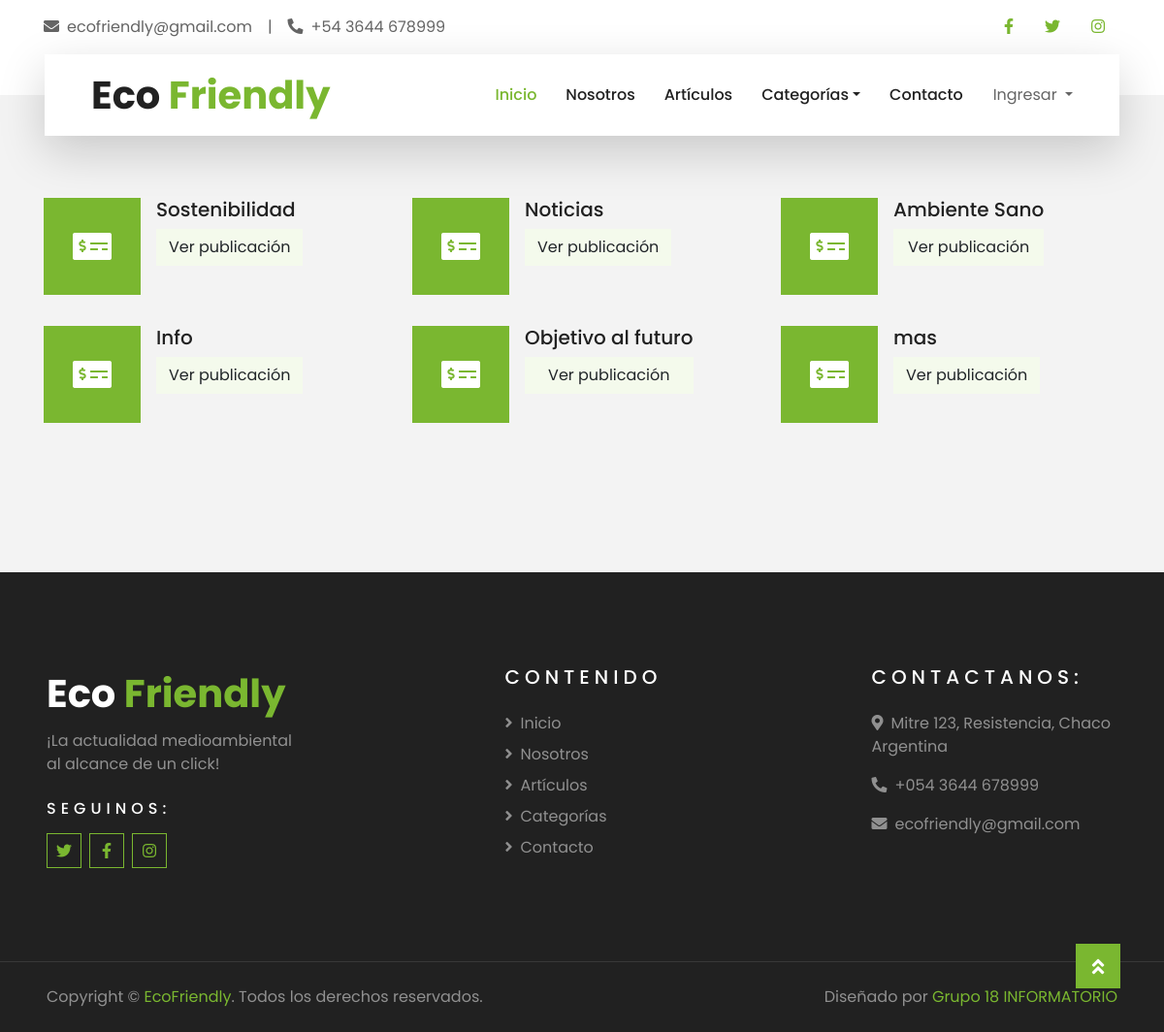
The page /posts/categorias/ on the database as committed earlier.
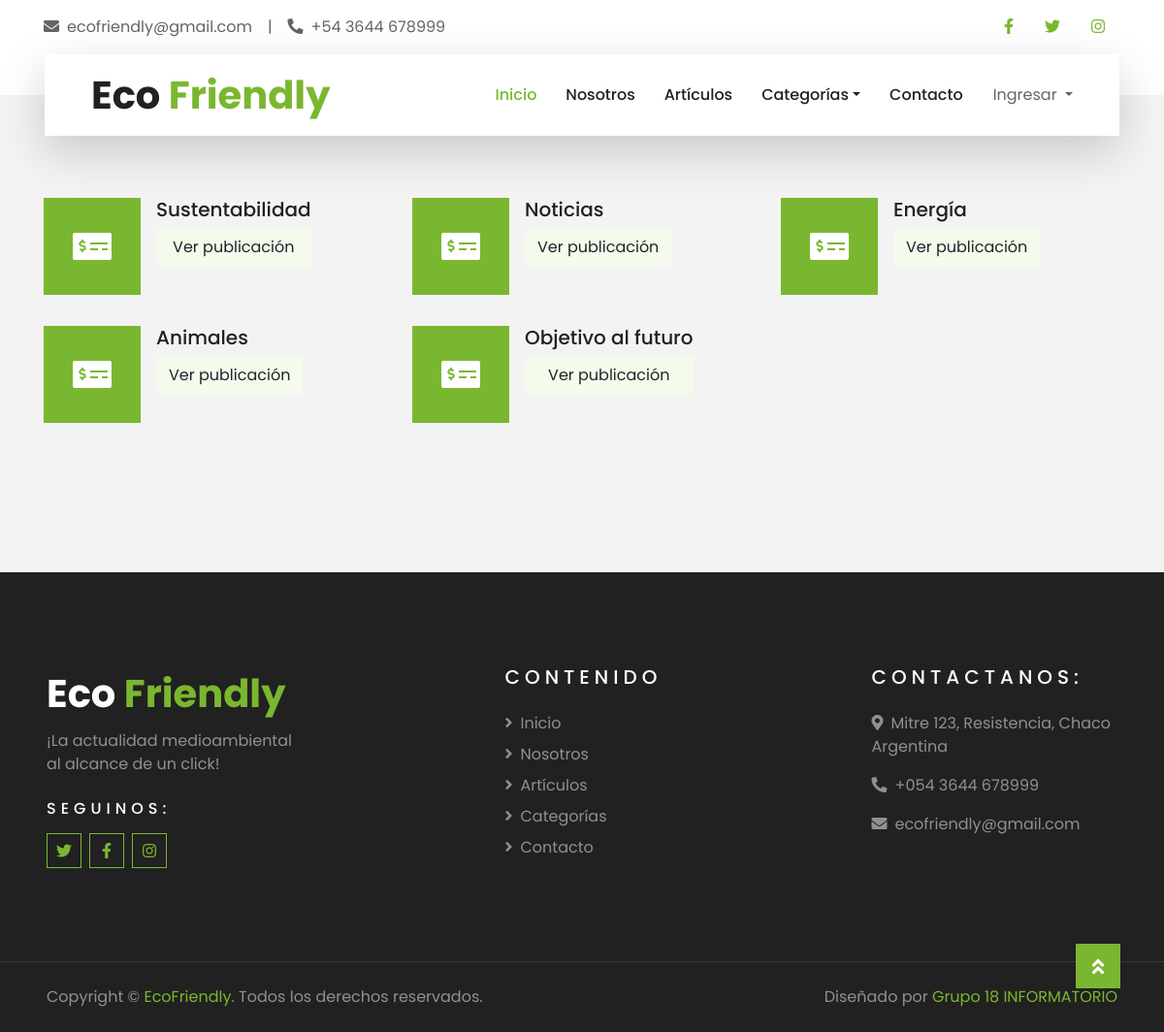
The same page on the database as committed later.
### apps/posts/models.py (models this page shows, shortened)
class Categoria(models.Model):
    nombre =  models.CharField('Nombre', max_length=50, null=False)
    def __str__(self):
        return self.nombre
    def get_filterby_url(self):
        return f"{reverse('posts:posts')}?categoria_id={self.pk}"

### apps/posts/views.py (the view)
# urls.py: path('categorias/',views.CategoriasListView.as_view(), name='categorias'),
class CategoriasListView(ListView):
    model = Post
    template_name = 'posts/lista_categorias.html'
    context_object_name = 'posts'

### blog/context_processors.py (called while the page is built)
def blog_context(request):
    data = {
        'app_name': 'Eco Friendly',
        'categorias': Categoria.objects.all()
    }
    return data

### blog/templatetags/path_tags.py (called while the page is built)
@register.simple_tag(takes_context=True)
def login_path(context):
    request = context.get("request")
    current_path = request.path
    if current_path not in list(common_urls.values()):
        return common_urls["login"] + f"?next={current_path}"
    return common_urls["login"]

@register.simple_tag(takes_context=True)
def register_path(context):
    request = context.get("request")
    current_path = request.path
    if current_path not in list(common_urls.values()):
        return common_urls["register"] + f"?next={current_path}"
    return common_urls["register"]

### templates/posts/lista_categorias.html (shortened to what this page needs)
{% extends 'base.html' %}
{% block contenido %}
<div class="container bg-blue-600 py-5">
    <div class="row">
        {% for categoria in categorias %}
        <div class="col-md-4 my-3">
            <div class="d-flex mb-4 mb-lg-0">
                <div class="d-flex flex-shrink-0 align-items-center justify-content-center bg-primary mr-3"
                    style="height: 100px; width: 100px;">
                    <i class="fa fa-2x fa-money-check-alt text-white"></i>
                </div>
                <div class="d-flex flex-column">
                    <h5 class="">{{categoria}}</h5>
                    <a class="btn btn-secondary" href="{{categoria.get_filterby_url}}">Ver publicación</a>
                </div>
            </div>
        </div>
        {% endfor %}
    </div>
</div>
{% endblock contenido %}

Rows that differ between the two databases and show on the page:
removed Categoria: nombre "mas"
changed Categoria: nombre "Sostenibilidad" → "Sustentabilidad"
changed Categoria: nombre "Ambiente Sano" → "Energía"
changed Categoria: nombre "Info" → "Animales"
